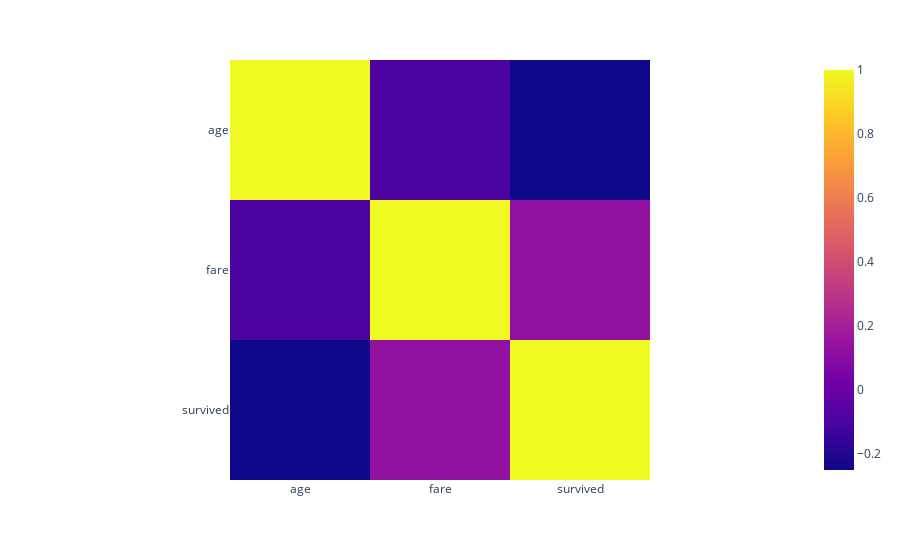

Notebook code for this chart:
### Code cell
fig = px.imshow(df_titanic[['age','fare','survived']].corr())
fig.show()

### Figure 1 — Plotly figure (JSON) as saved in the notebook; plotly's stock layout.template omitted (floating-point values rounded to 4 significant figures)
{"data": [{"coloraxis": "coloraxis", "hovertemplate": "x: %{x}<br>y: %{y}<br>color: %{z}<extra></extra>", "name": "0", "type": "heatmap", "x": ["age", "fare", "survived"], "xaxis": "x", "y": ["age", "fare", "survived"], "yaxis": "y", "z": [[1, -0.09073, -0.251], [-0.09073, 1, 0.1306], [-0.251, 0.1306, 1]]}], "layout": {"coloraxis": {"colorscale": [[0, "#0d0887"], [0.1111, "#46039f"], [0.2222, "#7201a8"], [0.3333, "#9c179e"], [0.4444, "#bd3786"], [0.5556, "#d8576b"], [0.6667, "#ed7953"], [0.7778, "#fb9f3a"], [0.8889, "#fdca26"], [1, "#f0f921"]]}, "margin": {"t": 60}, "xaxis": {"anchor": "y", "constrain": "domain", "domain": [0, 1], "scaleanchor": "y"}, "yaxis": {"anchor": "x", "autorange": "reversed", "constrain": "domain", "domain": [0, 1]}}}
